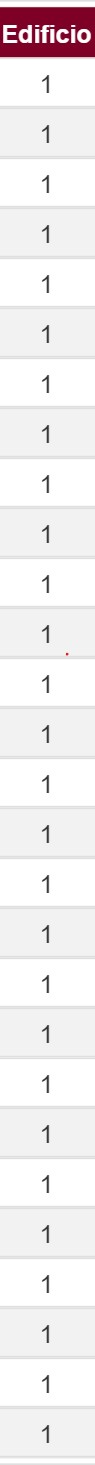
#> input picture IMG/VESP/1ERs.jpg, 95 x 1465 px; its folder holds 4 pictures in this run
$ python agregar_edificio.py
#> lines starting #> are read from the running program, lines starting #| are printed output that depends on the picture
import pytesseract
import pandas as pd
from PIL import Image as PILImage, ImageEnhance
import os

pytesseract.pytesseract.tesseract_cmd = r"C:\Program Files\Tesseract-OCR\tesseract.exe"

csv_entrada = "horario_completo1.csv"
csv_salida  = "horario_completo1.csv"

df_total = pd.read_csv(csv_entrada, encoding="utf-8-sig", dtype=str)
#> (reads IMG/VESP/horario_completo1.csv from the repository)

imagenes_s = sorted([f for f in os.listdir(".") if f.lower().endswith("s.jpg")])

for ruta in imagenes_s:
    # Buscar el archivo base correspondiente (sin importar mayúsculas en extensión)
    base_sin_ext = ruta[:-5]  # quita la "s.jpg"
    base = next(
        (f for f in os.listdir(".") if f.lower().endswith(".jpg")
         and f.lower()[:-4] == base_sin_ext.lower()
         and not f.lower().endswith("s.jpg")),
        base_sin_ext + ".jpg"
    )

    print(f"Leyendo edificio de {ruta} (para filas de {base})...")

    img = PILImage.open(ruta)
#> img is the input picture: PIL image 95x1465 RGB; mean R, G, B 241.6, 238.1, 239.1
    w, h = img.size
#> w = 95; h = 1465
    img = img.resize((w * 3, h * 3), PILImage.LANCZOS)
#> img: PIL image 285x4395 RGB
    img = ImageEnhance.Contrast(img).enhance(2.5)
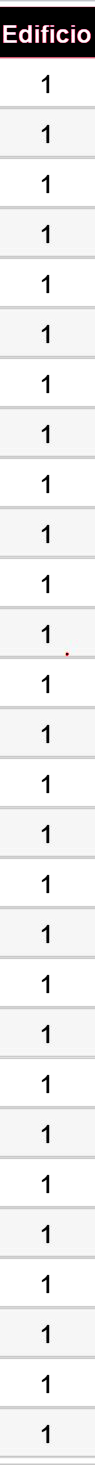
#> img: PIL image 285x4395 RGB (shown at 1/3 size); mean R, G, B 237.4, 236.9, 237.1
    img = img.convert("L")
#> img: PIL image 285x4395 L

    config = "--psm 6 -c tessedit_char_whitelist=0123456789"
#> (the run stopped early here; a loop or call above may not have finished)
